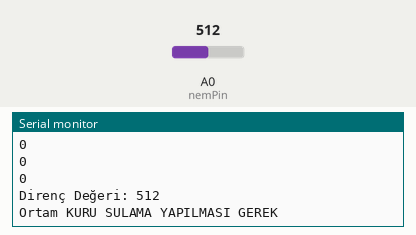
The sketch below on a simulated ESP8266 (Wemos D1 mini). Parts: the last lines printed to the serial monitor. Inputs (shaded band) come from the test bench; at power-on: A0 (nemPin) = 512. WiFi joins after 1.5 s; servers stay silent unless stated.

Above: at 3.0 s.
3.1 s: A0 (nemPin) set to 278
At 3.96 s:
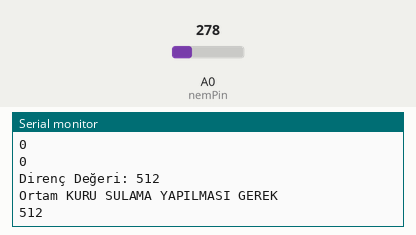
4.6 s: A0 (nemPin) set to 262
At 5.6 s:
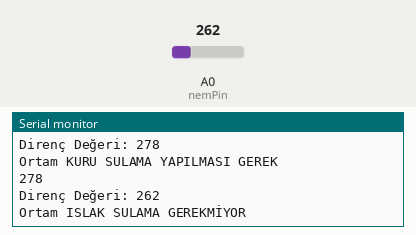
Timing chart, 0 to 7.6 s (numbered marks = the images above; inputs shaded):
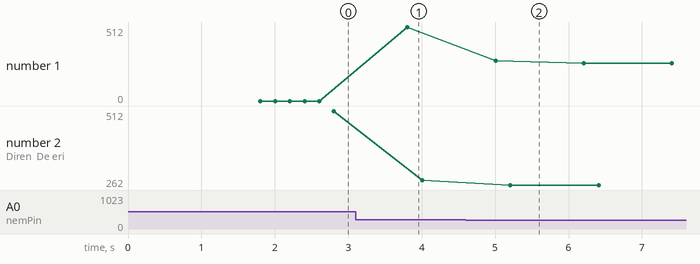

Measured:
- the behaviour switches between 270 and 269 on A0 (nemPin) (found by bisection; images 1 and 2)
- after the input at 4.6 s, the serial monitor: prints a new line after 0.61 s (image 2)
- plotted number 1: 512 → 262 after the input at 4.6 s
- plotted number 2: 512 → 278 after the input at 3.1 s, 278 → 262 after the input at 4.6 s

The sketch:

SULAMA.ino
```cpp
#define BLYNK_PRINT Serial
#define BLYNK_TEMPLATE_ID "TMPLTjsv-STs"
#define BLYNK_DEVICE_NAME "toprak"
#define BLYNK_AUTH_TOKEN "ToKiwVM9ukEgJX3D2RIk65feeNINVG4B"


#include <ESP8266WiFi.h>
#include <BlynkSimpleEsp8266.h>


BlynkTimer timer;
int nemPin = A0;


int nemdegeri;
int nemEsikdegeri = 270;

char auth[] = "ToKiwVM9ukEgJX3D2RIk65feeNINVG4B";
      char ssid[] = "Robotistan";
      char pass[] = "bmc34RbT124";

void setup()
{
  pinMode(nemPin, INPUT);
  Blynk.begin(auth, ssid, pass);
                       timer.setInterval(1000L,sendData);
  Serial.begin(115200);
}
void sendData()
{

  nemdegeri = analogRead(nemPin);

  Serial.print("Direnç Değeri: ");
  Serial.println(nemdegeri);

  if(nemdegeri < nemEsikdegeri)
  {
      Serial.println("Ortam ISLAK SULAMA GEREKMİYOR");


  }
  else
  {
    Serial.println("Ortam KURU SULAMA YAPILMASI GEREK");

  }
  delay(1000);
  Blynk.virtualWrite(V0,nemdegeri);
  }
void loop()
{
{
  Serial.println(nemdegeri);
    delay(200);
}
Blynk.run();
  timer.run();
}
```
